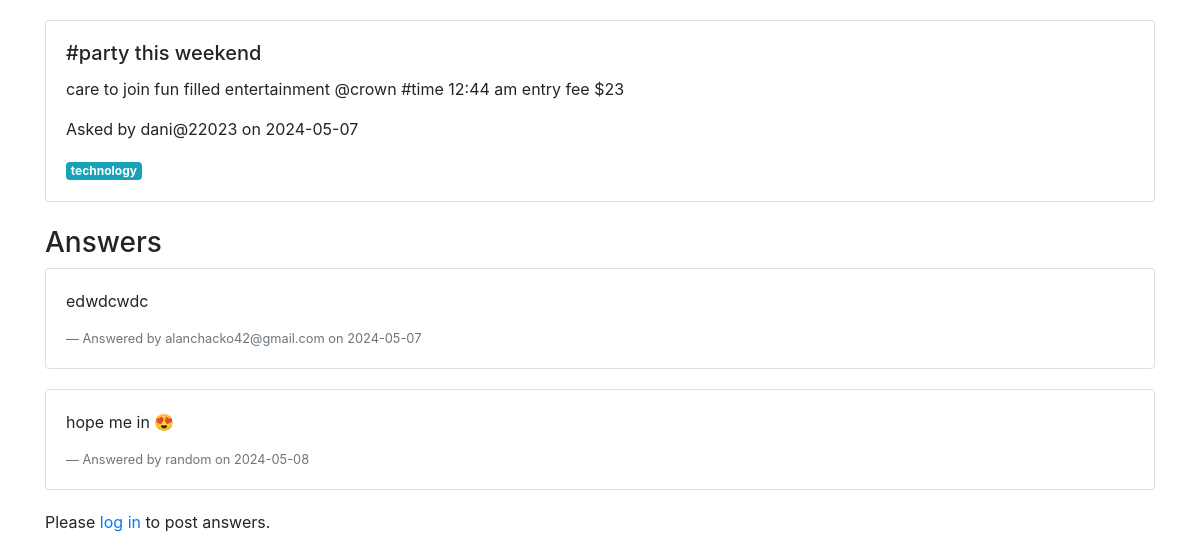
Page /question/2 on the committed database.
### app.py (models this page shows)
class Question(db.Model):
    id = db.Column(db.Integer, primary_key=True)
    title = db.Column(db.String(150), nullable=False)
    body = db.Column(db.String(10000), nullable=False)
    date = db.Column(db.DateTime(timezone=True), default=func.now())
    user_id = db.Column(db.Integer, db.ForeignKey('user.id'))
    answers = db.relationship('Answer', backref='question', lazy=True)
    categories = db.relationship('Category', secondary='question_categories', back_populates='questions')

class User(db.Model, UserMixin):
    id = db.Column(db.Integer, primary_key=True)
    email = db.Column(db.String(150), unique=True, nullable=False)
    username = db.Column(db.String(150), unique=True, nullable=False)
    password = db.Column(db.String(150), nullable=False)
    questions = db.relationship('Question', backref='author', lazy=True)
    answers = db.relationship('Answer', backref='author', lazy=True)

class Category(db.Model):
    id = db.Column(db.Integer, primary_key=True)
    title = db.Column(db.String(150), nullable=False)
    questions = db.relationship('Question', secondary='question_categories', back_populates='categories')

class Answer(db.Model):
    id = db.Column(db.Integer, primary_key=True)
    body = db.Column(db.String(10000), nullable=False)
    date = db.Column(db.DateTime(timezone=True), default=func.now())
    user_id = db.Column(db.Integer, db.ForeignKey('user.id'))
    question_id = db.Column(db.Integer, db.ForeignKey('question.id'))

### app.py (the view, shortened to what this page needs)
@app.route('/question/<int:question_id>', methods=['GET', 'POST'])
def question_details(question_id):
    question = Question.query.get_or_404(question_id)  # Move this up to use in POST
    answers = Answer.query.filter_by(question_id=question_id).all()
    return render_template('question_details.html', question=question, answers=answers)

### templates/question_details.html (shortened to what this page needs)
<!DOCTYPE html>
<html lang="en">
<head>
    <link rel="stylesheet" href="https://stackpath.bootstrapcdn.com/bootstrap/4.5.2/css/bootstrap.min.css">
</head>
<body>
    <div class="container">
        <div class="card">
            <div class="card-body">
                <h5 class="card-title">{{ question.title }}</h5>
                <p class="card-text">{{ question.body }}</p>
                <p>Asked by {{ question.author.username }} on {{ question.date.strftime('%Y-%m-%d') }}</p>
                {% for category in question.categories %}
                <span class="badge badge-info">{{ category.title }}</span>
                {% endfor %}
            </div>
        </div>
        <h3 class="mt-4">Answers</h3>
        {% for answer in answers %}
        <div class="card answer">
            <div class="card-body">
                <p>{{ answer.body }}</p>
                <footer class="blockquote-footer">Answered by {{ answer.author.username }} on {{ answer.date.strftime('%Y-%m-%d') }}</footer>
            </div>
        </div>
        {% endfor %}
        {% if current_user.is_authenticated %}
        <form action="{{ url_for('question_details', question_id=question.id) }}" method="POST">
            <textarea name="answer" class="form-control" rows="3" placeholder="Type your answer here..."></textarea>
            <button type="submit" class="btn btn-primary mt-2">Post Answer</button>
        </form>
        {% else %}
        <p>Please <a href="{{ url_for('login') }}">log in</a> to post answers.</p>
        {% endif %}
    </div>
</body>
</html>

### templates/question_details.html (style rules this page uses)
.container { margin-top: 20px; }
.answer { margin-bottom: 20px; }

### rows in the picture
Question: title "#party this weekend", body "care to join fun filled entertainment @crown #time 12:44 am entry fee $23", date "2024-05-07"
User: author.username "dani@22023"
Category: title "technology"
Answer: body "edwdcwdc", author.username "alanchacko42@gmail.com", date "2024-05-07"
Answer: body "hope me in 😍", author.username "random", date "2024-05-08"
